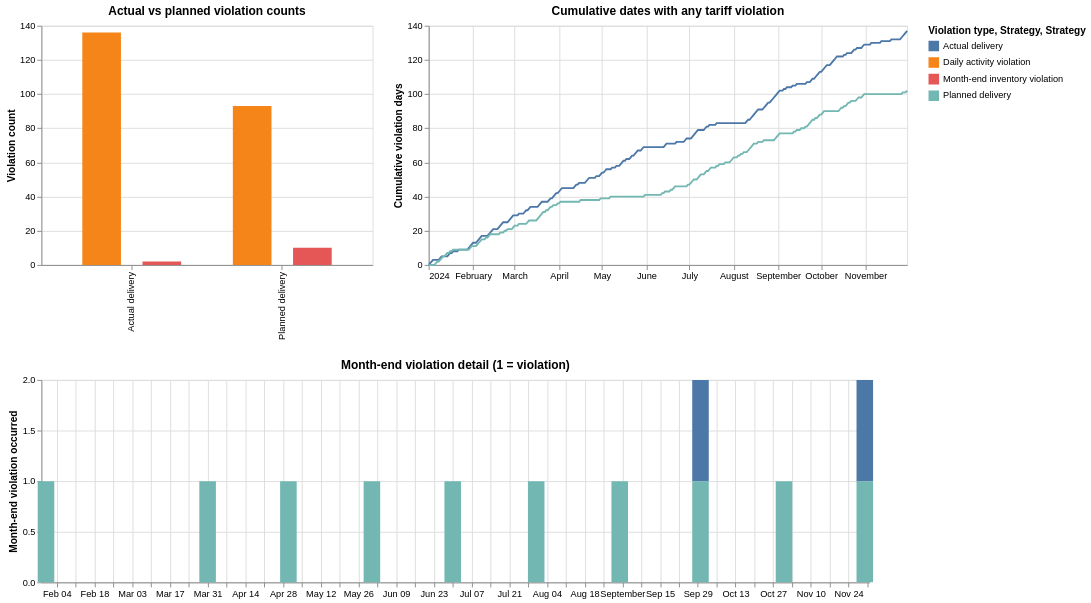

The code cell stored with this chart in its notebook:
### Code cell
violation_totals_chart = (
    alt.Chart(violation_totals.loc[violation_totals["violation_type"] != "Any penalty day"] )
    .mark_bar(size=42)
    .encode(
        x=alt.X("strategy:N", title=None),
        y=alt.Y("violation_count:Q", title="Violation count"),
        color=alt.Color("violation_type:N", title="Violation type"),
        xOffset="violation_type:N",
        tooltip=["strategy:N", "violation_type:N", "violation_count:Q"],
    )
    .properties(width=360, height=260, title="Actual vs planned violation counts")
)

cumulative_violation_chart = (
    alt.Chart(violation_by_date)
    .mark_line()
    .encode(
        x=alt.X("Date:T", title=None),
        y=alt.Y("cumulative_penalty_days:Q", title="Cumulative violation days"),
        color=alt.Color("strategy:N", title="Strategy"),
        tooltip=["Date:T", "strategy:N", "cumulative_penalty_days:Q", "penalty_occurred:N"],
    )
    .properties(width=520, height=260, title="Cumulative dates with any tariff violation")
)

month_end_violation_detail = pd.concat(
    [
        monthly_violations.loc[:, ["Date", "strategy", "monthly_violation_occurred", "monthly_violation_class"]],
        monthly_violations.loc[:, ["Date", "strategy", "monthly_violation_occurred", "monthly_violation_class"]],
    ],
    ignore_index=True,
).drop_duplicates()
month_end_violation_detail["violation_flag"] = month_end_violation_detail["monthly_violation_occurred"].astype(int)

month_end_violation_chart = (
    alt.Chart(month_end_violation_detail)
    .mark_bar(size=18)
    .encode(
        x=alt.X("Date:T", title=None),
        y=alt.Y("violation_flag:Q", title="Month-end violation occurred"),
        color=alt.Color("strategy:N", title="Strategy"),
        xOffset="strategy:N",
        tooltip=["Date:T", "strategy:N", "monthly_violation_class:N", "violation_flag:Q"],
    )
    .properties(width=900, height=220, title="Month-end violation detail (1 = violation)")
)

(violation_totals_chart | cumulative_violation_chart) & month_end_violation_chart

### Figure 1 — Vega-Lite specification as saved in the notebook (floating-point values rounded to 4 significant figures; data arrays with more than 128 entries replaced by an {"elided": "..."} marker saying what was removed)
{"config": {"view": {"continuousWidth": 300, "continuousHeight": 300}}, "vconcat": [{"hconcat": [{"data": {"name": "data-3cc876a20236503d1ff854f2d4a05e87"}, "mark": {"type": "bar", "size": 42}, "encoding": {"color": {"field": "violation_type", "title": "Violation type", "type": "nominal"}, "tooltip": [{"field": "strategy", "type": "nominal"}, {"field": "violation_type", "type": "nominal"}, {"field": "violation_count", "type": "quantitative"}], "x": {"field": "strategy", "title": null, "type": "nominal"}, "xOffset": {"field": "violation_type", "type": "nominal"}, "y": {"field": "violation_count", "title": "Violation count", "type": "quantitative"}}, "height": 260, "title": "Actual vs planned violation counts", "width": 360}, {"data": {"name": "data-a35d09c1bbd0b753afb518287cc8c1a6"}, "mark": {"type": "line"}, "encoding": {"color": {"field": "strategy", "title": "Strategy", "type": "nominal"}, "tooltip": [{"field": "Date", "type": "temporal"}, {"field": "strategy", "type": "nominal"}, {"field": "cumulative_penalty_days", "type": "quantitative"}, {"field": "penalty_occurred", "type": "nominal"}], "x": {"field": "Date", "title": null, "type": "temporal"}, "y": {"field": "cumulative_penalty_days", "title": "Cumulative violation days", "type": "quantitative"}}, "height": 260, "title": "Cumulative dates with any tariff violation", "width": 520}]}, {"data": {"name": "data-ce903b287b250da7adda098134f0d0d4"}, "mark": {"type": "bar", "size": 18}, "encoding": {"color": {"field": "strategy", "title": "Strategy", "type": "nominal"}, "tooltip": [{"field": "Date", "type": "temporal"}, {"field": "strategy", "type": "nominal"}, {"field": "monthly_violation_class", "type": "nominal"}, {"field": "violation_flag", "type": "quantitative"}], "x": {"field": "Date", "title": null, "type": "temporal"}, "xOffset": {"field": "strategy", "type": "nominal"}, "y": {"field": "violation_flag", "title": "Month-end violation occurred", "type": "quantitative"}}, "height": 220, "title": "Month-end violation detail (1 = violation)", "width": 900}], "$schema": "https://vega.github.io/schema/vega-lite/v6.1.0.json", "datasets": {"data-3cc876a20236503d1ff854f2d4a05e87": [{"strategy": "Actual delivery", "violation_type": "Daily activity violation", "violation_count": 136}, {"strategy": "Planned delivery", "violation_type": "Daily activity violation", "violation_count": 93}, {"strategy": "Actual delivery", "violation_type": "Month-end inventory violation", "violation_count": 2}, {"strategy": "Planned delivery", "violation_type": "Month-end inventory violation", "violation_count": 10}], "data-a35d09c1bbd0b753afb518287cc8c1a6": {"elided": "670 records"}, "data-ce903b287b250da7adda098134f0d0d4": [{"Date": "2024-01-31T00:00:00", "strategy": "Actual delivery", "monthly_violation_occurred": false, "monthly_violation_class": "Within band", "violation_flag": 0}, {"Date": "2024-02-29T00:00:00", "strategy": "Actual delivery", "monthly_violation_occurred": false, "monthly_violation_class": "Within band", "violation_flag": 0}, {"Date": "2024-03-31T00:00:00", "strategy": "Actual delivery", "monthly_violation_occurred": false, "monthly_violation_class": "Within band", "violation_flag": 0}, {"Date": "2024-04-30T00:00:00", "strategy": "Actual delivery", "monthly_violation_occurred": false, "monthly_violation_class": "Within band", "violation_flag": 0}, {"Date": "2024-05-31T00:00:00", "strategy": "Actual delivery", "monthly_violation_occurred": false, "monthly_violation_class": "Within band", "violation_flag": 0}, {"Date": "2024-06-30T00:00:00", "strategy": "Actual delivery", "monthly_violation_occurred": false, "monthly_violation_class": "Within band", "violation_flag": 0}, {"Date": "2024-07-31T00:00:00", "strategy": "Actual delivery", "monthly_violation_occurred": false, "monthly_violation_class": "Within band", "violation_flag": 0}, {"Date": "2024-08-31T00:00:00", "strategy": "Actual delivery", "monthly_violation_occurred": false, "monthly_violation_class": "Within band", "violation_flag": 0}, {"Date": "2024-09-30T00:00:00", "strategy": "Actual delivery", "monthly_violation_occurred": true, "monthly_violation_class": "Above maximum", "violation_flag": 1}, {"Date": "2024-10-31T00:00:00", "strategy": "Actual delivery", "monthly_violation_occurred": false, "monthly_violation_class": "Within band", "violation_flag": 0}, {"Date": "2024-11-30T00:00:00", "strategy": "Actual delivery", "monthly_violation_occurred": true, "monthly_violation_class": "Above maximum", "violation_flag": 1}, {"Date": "2024-01-31T00:00:00", "strategy": "Planned delivery", "monthly_violation_occurred": true, "monthly_violation_class": "Below minimum", "violation_flag": 1}, {"Date": "2024-02-29T00:00:00", "strategy": "Planned delivery", "monthly_violation_occurred": false, "monthly_violation_class": "Within band", "violation_flag": 0}, {"Date": "2024-03-31T00:00:00", "strategy": "Planned delivery", "monthly_violation_occurred": true, "monthly_violation_class": "Below minimum", "violation_flag": 1}, {"Date": "2024-04-30T00:00:00", "strategy": "Planned delivery", "monthly_violation_occurred": true, "monthly_violation_class": "Below minimum", "violation_flag": 1}, {"Date": "2024-05-31T00:00:00", "strategy": "Planned delivery", "monthly_violation_occurred": true, "monthly_violation_class": "Below minimum", "violation_flag": 1}, {"Date": "2024-06-30T00:00:00", "strategy": "Planned delivery", "monthly_violation_occurred": true, "monthly_violation_class": "Below minimum", "violation_flag": 1}, {"Date": "2024-07-31T00:00:00", "strategy": "Planned delivery", "monthly_violation_occurred": true, "monthly_violation_class": "Below minimum", "violation_flag": 1}, {"Date": "2024-08-31T00:00:00", "strategy": "Planned delivery", "monthly_violation_occurred": true, "monthly_violation_class": "Below minimum", "violation_flag": 1}, {"Date": "2024-09-30T00:00:00", "strategy": "Planned delivery", "monthly_violation_occurred": true, "monthly_violation_class": "Below minimum", "violation_flag": 1}, {"Date": "2024-10-31T00:00:00", "strategy": "Planned delivery", "monthly_violation_occurred": true, "monthly_violation_class": "Below minimum", "violation_flag": 1}, {"Date": "2024-11-30T00:00:00", "strategy": "Planned delivery", "monthly_violation_occurred": true, "monthly_violation_class": "Below minimum", "violation_flag": 1}]}}
